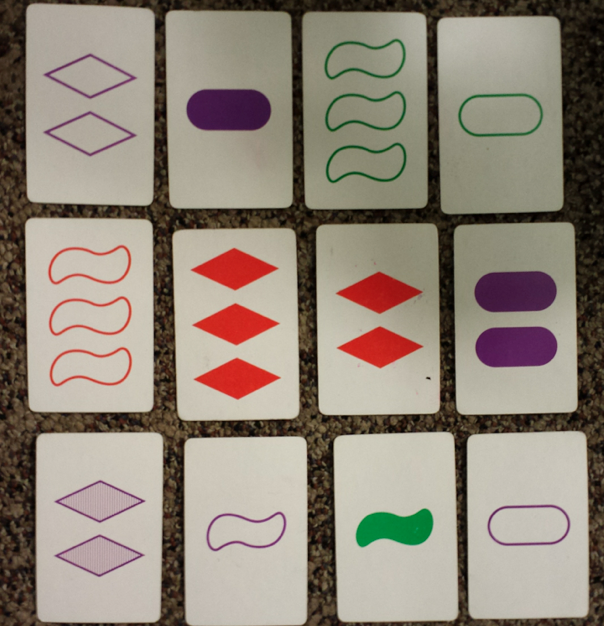
#> input picture setcards.jpg, 604 x 626 px
$ python settest.py   (Python 2 division)
#> lines starting #> are read from the running program, lines starting #| are printed output that depends on the picture; after the words box and inside, x2 and y2 are one past the last pixel; in counts of white or black regions, pixels touching at a corner belong together
import cv
import cv2
import math
import numpy as np
from sets import Set

cv2.namedWindow("w1", cv.CV_WINDOW_AUTOSIZE)

img1 = cv2.imread('setcards.jpg')
#> img1 is the input picture: shape (626, 604, 3); mean B, G, R 120.7, 133.4, 144.4

width, height, depth = img1.shape
#> width = 626; height = 604; depth = 3
diag = np.sqrt(width**2 + height**2)
#> diag = 869.9

img2 = np.zeros(img1.shape)

frame = cv2.Canny(img1, 10, 100, 3)
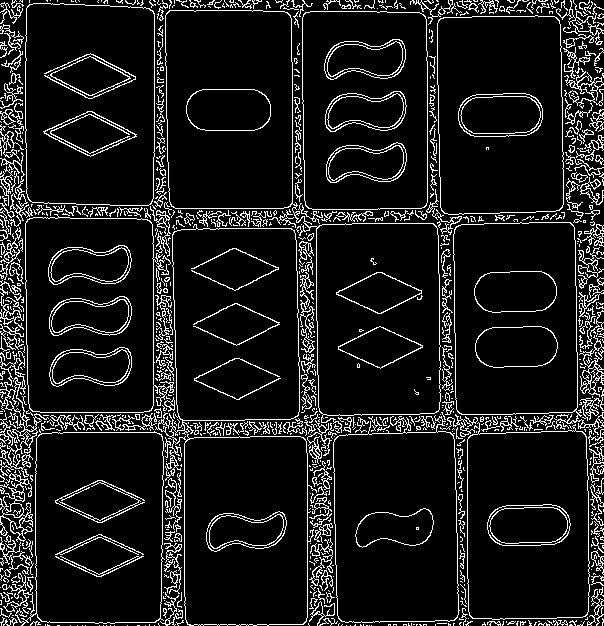
#> frame: shape (626, 604); 10.4% white in thin lines or dots
# lines = cv2.HoughLines(frame, 1, math.pi/180, 200)

# COPIED:
gray = cv2.cvtColor(img1,cv2.COLOR_BGR2GRAY)
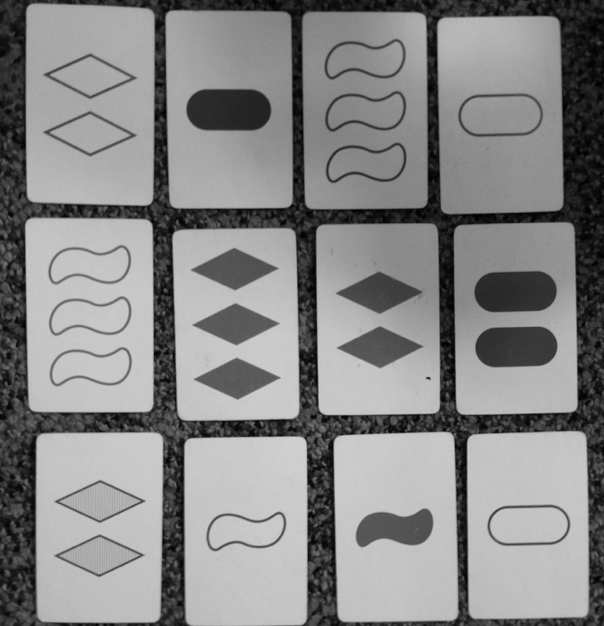
#> gray: shape (626, 604); min 1, max 209, mean 135.2
edges = cv2.Canny(gray, 404, 156, apertureSize=3)
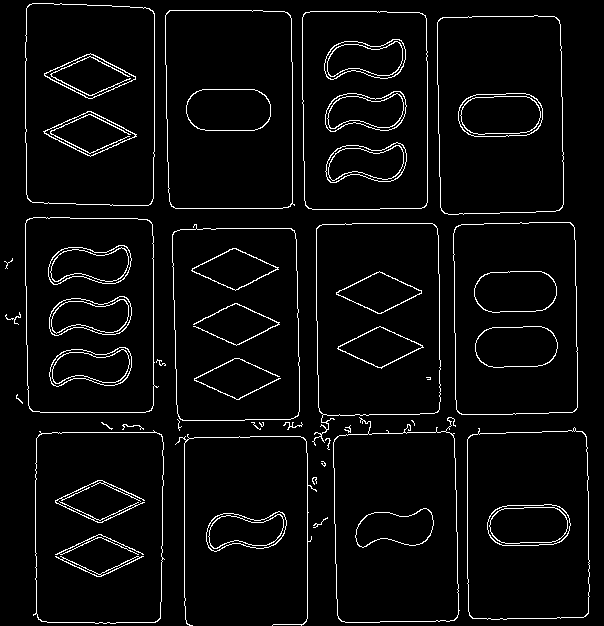
#> edges: shape (626, 604); 4.2% white in thin lines or dots

lines = cv2.HoughLinesP(edges,1,np.pi/180,50, minLineLength=20, maxLineGap=2)
#> lines = 132 rows, first 6: [172, 234, 173, 288], [52, 432, 156, 432], [110, 205, 139, 205], [184, 597, 184, 443], [461, 224, 483, 224], [318, 375, 318, 407]

for x1,y1,x2,y2 in lines[0]:
    cv2.line(img1,(x1,y1),(x2,y2),(0,0,255),2)
    cv2.line(img2,(x1,y1),(x2,y2),(0,0,255),2)
#> this loop made 1 pass
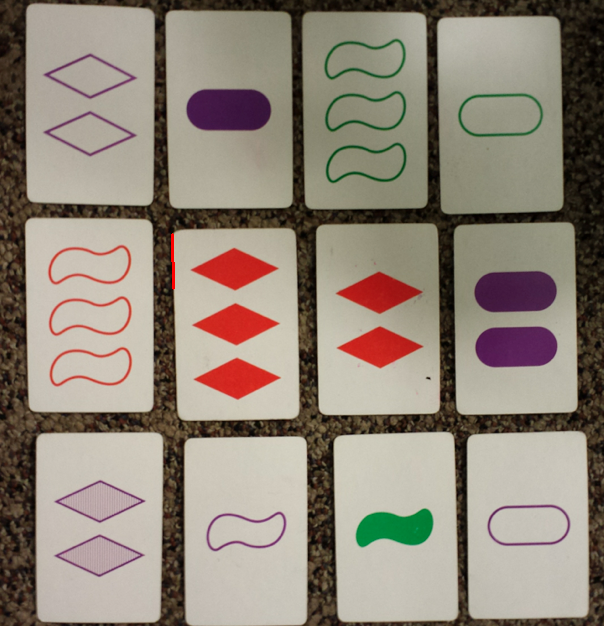
#> img1: shape (626, 604, 3); 0.04% of pixels changed, all inside (x1, y1, x2, y2) = (171, 233, 175, 290)
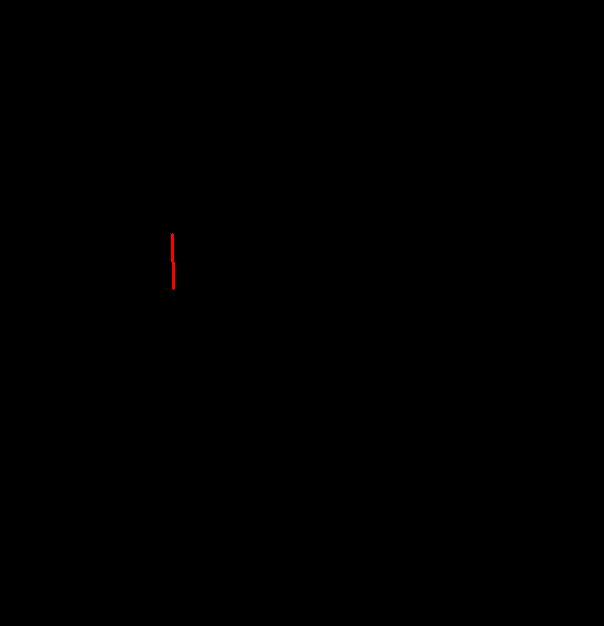
#> img2: shape (626, 604, 3) float64; mean B, G, R 0, 0, 0.1

# cv2.imshow("w1", edges)

var = {
    'threshold1': 6910,
    'threshold2': 2500,
    'apertureSize': 5,
    'houghParam1': 1,
    'houghParam2': np.pi/180,
    'houghParam3': 50,
    'minLineLength': 20,
    'maxLineGap': 2,
}
curvar = 'threshold1'
amt = 2.0
toShow = 'edges'

cv2.imshow("w1", img1)

disp_quad = 0

lasterr = None
while True:
    try:
        threshold1 = var['threshold1']
        threshold2 = var['threshold2']
        apertureSize = int(var['apertureSize'])
        edges = cv2.Canny(gray, threshold1, threshold2, apertureSize=apertureSize)
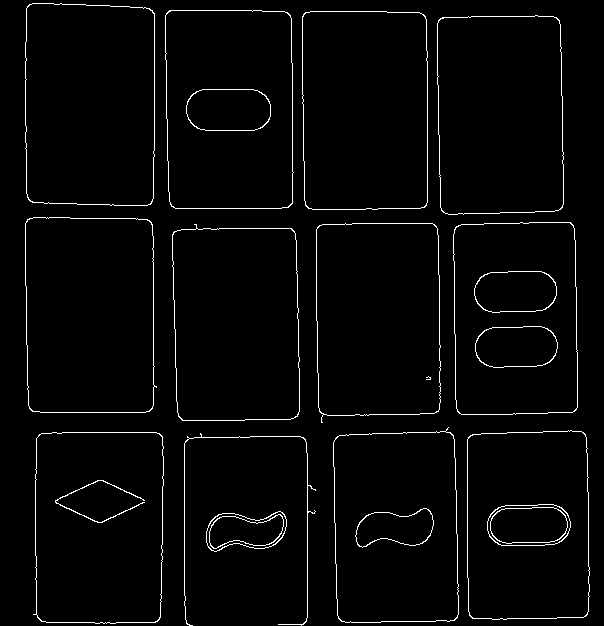
#> edges: shape (626, 604); 2.5% white in thin lines or dots

        houghParam1 = var['houghParam1']
        houghParam2 = var['houghParam2']
        houghParam3 = var['houghParam3']
        minLineLength = var['minLineLength']
        maxLineGap = var['maxLineGap']
        lines = cv2.HoughLines(edges, houghParam1, houghParam2, houghParam3*2, 0, 0) #minLineLength=minLineLength, maxLineGap=maxLineGap)
#> lines = 43 rows, first 8: [-163, 3.11], [153, 0], [432, 1.57], [441, 1.55], [171, 0.0175], [216, 1.59], [307, 0], [208, 1.57]
        intersections = []

        def make_segments(rho, theta):
            a = np.cos(theta)
            b = np.sin(theta)
            x0 = a*rho
            y0 = b*rho
            x1 = int(x0 + diag*(-b))
            y1 = int(y0 + diag*(a))
            x2 = int(x0 - diag*(-b))
            y2 = int(y0 - diag*(a))
            return (x1, y1, x2, y2)

        segments = []
        if lines is not None and lines[0] is not None:
            for rho, theta in lines[0]:
                segments.append(make_segments(rho, theta))
#> this loop made 1 pass
#> (rho, theta, a in make_segments, b in make_segments, x0 in make_segments, y0 in make_segments, x1 in make_segments, y1 in make_segments) on pass 1: (-163, 3.11, -0.999, 0.0349, 162.9, -5.69, 132, -875)
#> after the loop, segments = [(132, -875, 193, 863)]


        intersections = []
        for i in range(len(segments)):
            intersections.append([])
#> this loop made 1 pass
#> after the loop, intersections = [[]]

        for i in range(len(segments)):
            these_intersections = []
            x1_i, y1_i, x2_i, y2_i = segments[i]
            p = np.array([x1_i, y1_i])
            r = np.array([x2_i - x1_i, y2_i - y1_i])
            for j in range(i, len(segments)):
                x1_j, y1_j, x2_j, y2_j = segments[j]
                q = np.array([x1_j, y1_j])
                s = np.array([x2_j - x1_j, y2_j - y1_j])
                denom = float(np.cross(r, s))
                if abs(denom) > .001:
                    v = q - p
                    t = np.cross(v,s)/denom
                    u = np.cross(v,r)/denom
                    if 0 <= t <= 1 and 0 <= u <= 1:
                        x, y = p+t*r
                        x2, y2 = q+u*s
                        if abs(np.dot(r,s)/np.linalg.norm(r)/np.linalg.norm(s)) < .3:
                        #if 0 <= x <= width and 0 <= y <= height:
                            these_intersections.append([x,y,i,j])
                            intersections[j].append([x,y,i,j])
            intersections[i].extend(these_intersections)
#> this loop made 1 pass
#> (x1_i, y1_i, x2_i, y2_i, r) on pass 1: (132, -875, 193, 863, [61, 1738])

        for i in range(len(intersections)):
            intersections[i] = sorted(intersections[i], key = lambda x: x[1])
            intersections[i] = sorted(intersections[i], key = lambda x: x[0])

#> (the run stopped early here; a loop or call above may not have finished)
